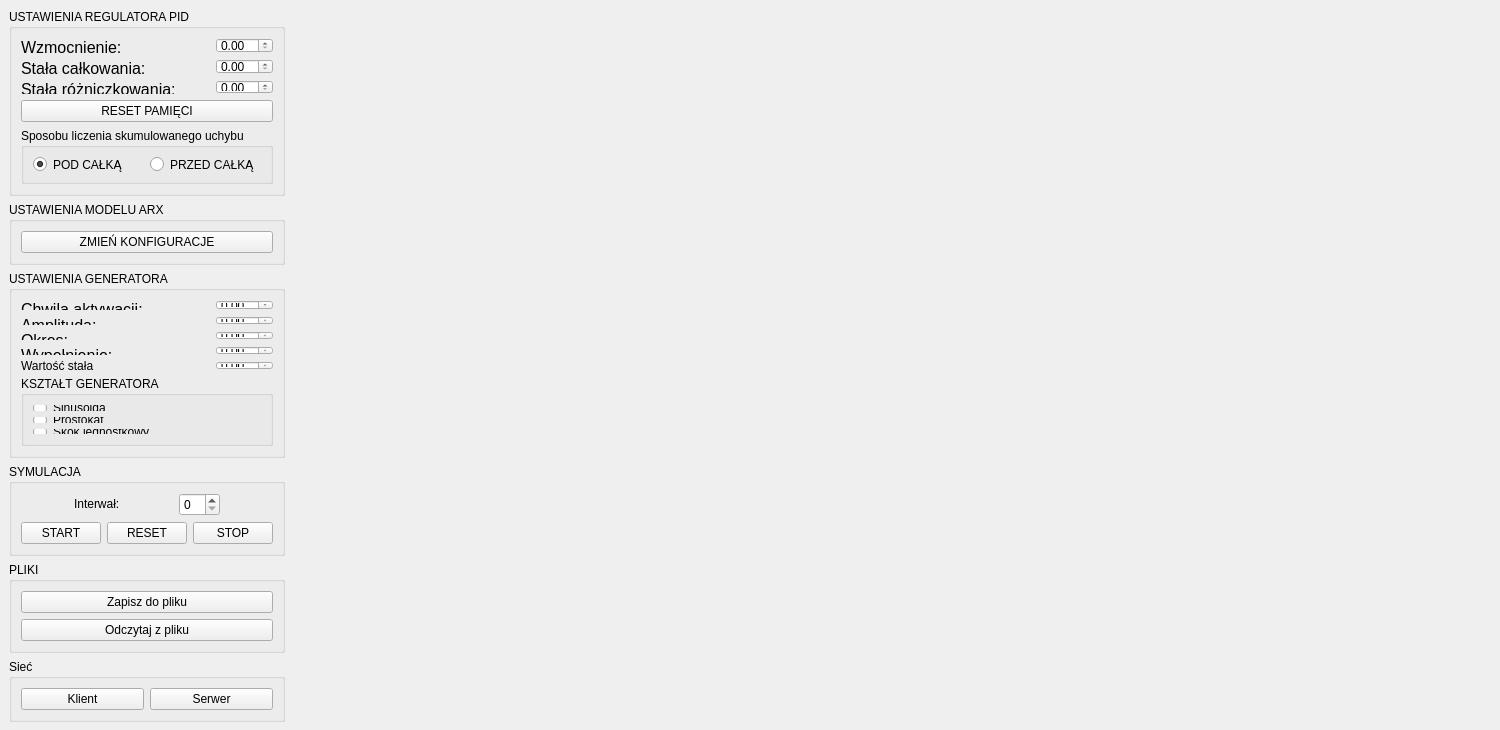
<?xml version="1.0" encoding="UTF-8"?>
<ui version="4.0">
 <class>MainWindow</class>
 <widget class="QMainWindow" name="MainWindow">
  <property name="windowModality">
   <enum>Qt::WindowModality::WindowModal</enum>
  </property>
  <property name="enabled">
   <bool>true</bool>
  </property>
  <property name="geometry">
   <rect>
    <x>0</x>
    <y>0</y>
    <width>1500</width>
    <height>730</height>
   </rect>
  </property>
  <property name="sizePolicy">
   <sizepolicy hsizetype="Fixed" vsizetype="Fixed">
    <horstretch>0</horstretch>
    <verstretch>0</verstretch>
   </sizepolicy>
  </property>
  <property name="minimumSize">
   <size>
    <width>1500</width>
    <height>730</height>
   </size>
  </property>
  <property name="windowTitle">
   <string>MainWindow</string>
  </property>
  <widget class="QWidget" name="centralwidget">
   <property name="minimumSize">
    <size>
     <width>1500</width>
     <height>730</height>
    </size>
   </property>
   <layout class="QGridLayout" name="gridLayout">
    <item row="0" column="0" rowspan="2">
     <layout class="QVBoxLayout" name="verticalLayout_2">
      <item>
       <widget class="QGroupBox" name="groupBox">
        <property name="sizePolicy">
         <sizepolicy hsizetype="Ignored" vsizetype="Maximum">
          <horstretch>0</horstretch>
          <verstretch>0</verstretch>
         </sizepolicy>
        </property>
        <property name="title">
         <string>USTAWIENIA REGULATORA PID</string>
        </property>
        <layout class="QVBoxLayout" name="verticalLayout_3">
         <item>
          <layout class="QGridLayout" name="gridLayout_3">
           <item row="0" column="0">
            <widget class="QLabel" name="wzmocnienie">
             <property name="styleSheet">
              <string notr="true">font: 15pt &quot;Calibri&quot;;
color: rgb(0, 0, 0);</string>
             </property>
             <property name="text">
              <string>&lt;html&gt;&lt;head/&gt;&lt;body&gt;&lt;p&gt;&lt;span style=&quot; font-size:12pt;&quot;&gt;Wzmocnienie:&lt;/span&gt;&lt;/p&gt;&lt;/body&gt;&lt;/html&gt;</string>
             </property>
            </widget>
           </item>
           <item row="2" column="0">
            <widget class="QLabel" name="rozniczkowanie">
             <property name="styleSheet">
              <string notr="true">font: 15pt &quot;Calibri&quot;;
color: rgb(0, 0, 0);</string>
             </property>
             <property name="text">
              <string>&lt;html&gt;&lt;head/&gt;&lt;body&gt;&lt;p&gt;&lt;span style=&quot; font-size:12pt;&quot;&gt;Stała różniczkowania:&lt;/span&gt;&lt;/p&gt;&lt;/body&gt;&lt;/html&gt;</string>
             </property>
            </widget>
           </item>
           <item row="1" column="0">
            <widget class="QLabel" name="calkowanie">
             <property name="styleSheet">
              <string notr="true">font: 15pt &quot;Calibri&quot;;
color: rgb(0, 0, 0);</string>
             </property>
             <property name="text">
              <string>&lt;html&gt;&lt;head/&gt;&lt;body&gt;&lt;p&gt;&lt;span style=&quot; font-size:12pt;&quot;&gt;Stała całkowania:&lt;/span&gt;&lt;/p&gt;&lt;/body&gt;&lt;/html&gt;</string>
             </property>
            </widget>
           </item>
           <item row="0" column="1">
            <widget class="QDoubleSpinBox" name="wzmocn">
             <property name="sizePolicy">
              <sizepolicy hsizetype="Maximum" vsizetype="Maximum">
               <horstretch>0</horstretch>
               <verstretch>0</verstretch>
              </sizepolicy>
             </property>
            </widget>
           </item>
           <item row="1" column="1">
            <widget class="QDoubleSpinBox" name="st_calk">
             <property name="sizePolicy">
              <sizepolicy hsizetype="Maximum" vsizetype="Maximum">
               <horstretch>0</horstretch>
               <verstretch>0</verstretch>
              </sizepolicy>
             </property>
            </widget>
           </item>
           <item row="2" column="1">
            <widget class="QDoubleSpinBox" name="st_rozn">
             <property name="sizePolicy">
              <sizepolicy hsizetype="Maximum" vsizetype="Maximum">
               <horstretch>0</horstretch>
               <verstretch>0</verstretch>
              </sizepolicy>
             </property>
            </widget>
           </item>
          </layout>
         </item>
         <item>
          <widget class="QPushButton" name="Reset_pid">
           <property name="text">
            <string>RESET PAMIĘCI</string>
           </property>
          </widget>
         </item>
         <item>
          <widget class="QGroupBox" name="groupBox_7">
           <property name="title">
            <string>Sposobu liczenia skumulowanego uchybu</string>
           </property>
           <layout class="QHBoxLayout" name="horizontalLayout">
            <item>
             <widget class="QRadioButton" name="Tryb_pod">
              <property name="text">
               <string>POD CAŁKĄ</string>
              </property>
              <property name="checked">
               <bool>true</bool>
              </property>
             </widget>
            </item>
            <item>
             <widget class="QRadioButton" name="Tryb_przed">
              <property name="text">
               <string>PRZED CAŁKĄ</string>
              </property>
             </widget>
            </item>
           </layout>
          </widget>
         </item>
        </layout>
       </widget>
      </item>
      <item>
       <widget class="QGroupBox" name="groupBox_4">
        <property name="sizePolicy">
         <sizepolicy hsizetype="Ignored" vsizetype="Maximum">
          <horstretch>0</horstretch>
          <verstretch>0</verstretch>
         </sizepolicy>
        </property>
        <property name="title">
         <string>USTAWIENIA MODELU ARX</string>
        </property>
        <layout class="QGridLayout" name="gridLayout_2">
         <item row="0" column="0">
          <widget class="QPushButton" name="Conf_Button">
           <property name="sizePolicy">
            <sizepolicy hsizetype="Minimum" vsizetype="Fixed">
             <horstretch>0</horstretch>
             <verstretch>0</verstretch>
            </sizepolicy>
           </property>
           <property name="styleSheet">
            <string notr="true">font: 11pt &quot;Calibri&quot;;
color: rgb(0, 0, 0);</string>
           </property>
           <property name="text">
            <string>ZMIEŃ KONFIGURACJE</string>
           </property>
          </widget>
         </item>
        </layout>
       </widget>
      </item>
      <item>
       <widget class="QGroupBox" name="groupBox_2">
        <property name="sizePolicy">
         <sizepolicy hsizetype="Ignored" vsizetype="Maximum">
          <horstretch>0</horstretch>
          <verstretch>0</verstretch>
         </sizepolicy>
        </property>
        <property name="title">
         <string>USTAWIENIA GENERATORA</string>
        </property>
        <layout class="QVBoxLayout" name="verticalLayout_4">
         <item>
          <layout class="QGridLayout" name="gridLayout_4">
           <item row="3" column="1">
            <widget class="QDoubleSpinBox" name="wej_p"/>
           </item>
           <item row="0" column="0">
            <widget class="QLabel" name="label">
             <property name="styleSheet">
              <string notr="true">font: 15pt &quot;Calibri&quot;;
color: rgb(0, 0, 0);</string>
             </property>
             <property name="text">
              <string>&lt;html&gt;&lt;head/&gt;&lt;body&gt;&lt;p&gt;&lt;span style=&quot; font-size:12pt;&quot;&gt;Chwila aktywacji:&lt;/span&gt;&lt;/p&gt;&lt;/body&gt;&lt;/html&gt;</string>
             </property>
            </widget>
           </item>
           <item row="0" column="1">
            <widget class="QDoubleSpinBox" name="wej_t">
             <property name="enabled">
              <bool>true</bool>
             </property>
             <property name="sizePolicy">
              <sizepolicy hsizetype="Maximum" vsizetype="Maximum">
               <horstretch>0</horstretch>
               <verstretch>0</verstretch>
              </sizepolicy>
             </property>
            </widget>
           </item>
           <item row="1" column="0">
            <widget class="QLabel" name="label_2">
             <property name="styleSheet">
              <string notr="true">font: 15pt &quot;Calibri&quot;;
color: rgb(0, 0, 0);</string>
             </property>
             <property name="text">
              <string>&lt;html&gt;&lt;head/&gt;&lt;body&gt;&lt;p&gt;&lt;span style=&quot; font-size:12pt;&quot;&gt;Amplituda:&lt;/span&gt;&lt;/p&gt;&lt;/body&gt;&lt;/html&gt;</string>
             </property>
            </widget>
           </item>
           <item row="1" column="1">
            <widget class="QDoubleSpinBox" name="wej_Amp"/>
           </item>
           <item row="2" column="1">
            <widget class="QDoubleSpinBox" name="wej_T"/>
           </item>
           <item row="3" column="0">
            <widget class="QLabel" name="label_4">
             <property name="styleSheet">
              <string notr="true">font: 15pt &quot;Calibri&quot;;
color: rgb(0, 0, 0);</string>
             </property>
             <property name="text">
              <string>&lt;html&gt;&lt;head/&gt;&lt;body&gt;&lt;p&gt;&lt;span style=&quot; font-size:12pt;&quot;&gt;Wypełnienie:&lt;/span&gt;&lt;/p&gt;&lt;/body&gt;&lt;/html&gt;</string>
             </property>
            </widget>
           </item>
           <item row="2" column="0">
            <widget class="QLabel" name="label_3">
             <property name="styleSheet">
              <string notr="true">font: 15pt &quot;Calibri&quot;;
color: rgb(0, 0, 0);</string>
             </property>
             <property name="text">
              <string>&lt;html&gt;&lt;head/&gt;&lt;body&gt;&lt;p&gt;&lt;span style=&quot; font-size:12pt;&quot;&gt;Okres:&lt;/span&gt;&lt;/p&gt;&lt;/body&gt;&lt;/html&gt;</string>
             </property>
            </widget>
           </item>
           <item row="4" column="0">
            <widget class="QLabel" name="label_5">
             <property name="styleSheet">
              <string notr="true">font: 12pt &quot;Calibri&quot;;
color: rgb(0, 0, 0);</string>
             </property>
             <property name="text">
              <string>Wartość stała</string>
             </property>
            </widget>
           </item>
           <item row="4" column="1">
            <widget class="QDoubleSpinBox" name="war_stala"/>
           </item>
          </layout>
         </item>
         <item>
          <widget class="QGroupBox" name="groupBox_3">
           <property name="title">
            <string>KSZTAŁT GENERATORA</string>
           </property>
           <layout class="QVBoxLayout" name="verticalLayout_6">
            <item>
             <widget class="QRadioButton" name="sin">
              <property name="cursor">
               <cursorShape>PointingHandCursor</cursorShape>
              </property>
              <property name="styleSheet">
               <string notr="true">font: 12pt &quot;Calibri&quot;;
color: rgb(0, 0, 0);
</string>
              </property>
              <property name="text">
               <string>Sinusoida</string>
              </property>
             </widget>
            </item>
            <item>
             <widget class="QRadioButton" name="prost">
              <property name="cursor">
               <cursorShape>PointingHandCursor</cursorShape>
              </property>
              <property name="styleSheet">
               <string notr="true">font: 11pt &quot;Calibri&quot;;
color: rgb(0, 0, 0);
</string>
              </property>
              <property name="text">
               <string>Prostokąt</string>
              </property>
             </widget>
            </item>
            <item>
             <widget class="QRadioButton" name="skok">
              <property name="cursor">
               <cursorShape>PointingHandCursor</cursorShape>
              </property>
              <property name="styleSheet">
               <string notr="true">font: 11pt &quot;Calibri&quot;;
color: rgb(0, 0, 0);
</string>
              </property>
              <property name="text">
               <string>Skok jednostkowy</string>
              </property>
             </widget>
            </item>
           </layout>
          </widget>
         </item>
        </layout>
       </widget>
      </item>
      <item>
       <widget class="QGroupBox" name="groupBox_5">
        <property name="sizePolicy">
         <sizepolicy hsizetype="Maximum" vsizetype="Maximum">
          <horstretch>0</horstretch>
          <verstretch>0</verstretch>
         </sizepolicy>
        </property>
        <property name="title">
         <string>SYMULACJA</string>
        </property>
        <layout class="QVBoxLayout" name="verticalLayout_7">
         <item>
          <layout class="QHBoxLayout" name="horizontalLayout_2">
           <item>
            <widget class="QLabel" name="label_7">
             <property name="sizePolicy">
              <sizepolicy hsizetype="Maximum" vsizetype="Maximum">
               <horstretch>0</horstretch>
               <verstretch>0</verstretch>
              </sizepolicy>
             </property>
             <property name="styleSheet">
              <string notr="true">font: 11pt &quot;Calibri&quot;;
color: rgb(0, 0, 0);
</string>
             </property>
             <property name="text">
              <string>Interwał:</string>
             </property>
            </widget>
           </item>
           <item>
            <widget class="QSpinBox" name="interval">
             <property name="sizePolicy">
              <sizepolicy hsizetype="Maximum" vsizetype="Maximum">
               <horstretch>0</horstretch>
               <verstretch>0</verstretch>
              </sizepolicy>
             </property>
            </widget>
           </item>
          </layout>
         </item>
         <item>
          <layout class="QHBoxLayout" name="Buttons_layout">
           <item>
            <widget class="QPushButton" name="Start_Button">
             <property name="sizePolicy">
              <sizepolicy hsizetype="Maximum" vsizetype="Maximum">
               <horstretch>0</horstretch>
               <verstretch>0</verstretch>
              </sizepolicy>
             </property>
             <property name="cursor">
              <cursorShape>PointingHandCursor</cursorShape>
             </property>
             <property name="styleSheet">
              <string notr="true">font: 11pt &quot;Calibri&quot;;
color: rgb(0, 0, 0);
</string>
             </property>
             <property name="text">
              <string>START</string>
             </property>
            </widget>
           </item>
           <item>
            <widget class="QPushButton" name="Reset_Button">
             <property name="enabled">
              <bool>true</bool>
             </property>
             <property name="sizePolicy">
              <sizepolicy hsizetype="Maximum" vsizetype="Maximum">
               <horstretch>0</horstretch>
               <verstretch>0</verstretch>
              </sizepolicy>
             </property>
             <property name="cursor">
              <cursorShape>PointingHandCursor</cursorShape>
             </property>
             <property name="styleSheet">
              <string notr="true">font: 11pt &quot;Calibri&quot;;
color: rgb(0, 0, 0);
</string>
             </property>
             <property name="text">
              <string>RESET</string>
             </property>
            </widget>
           </item>
           <item>
            <widget class="QPushButton" name="Stop_Button">
             <property name="enabled">
              <bool>true</bool>
             </property>
             <property name="sizePolicy">
              <sizepolicy hsizetype="Maximum" vsizetype="Maximum">
               <horstretch>0</horstretch>
               <verstretch>0</verstretch>
              </sizepolicy>
             </property>
             <property name="cursor">
              <cursorShape>PointingHandCursor</cursorShape>
             </property>
             <property name="styleSheet">
              <string notr="true">font: 11pt &quot;Calibri&quot;;
color: rgb(0, 0, 0);
</string>
             </property>
             <property name="text">
              <string>STOP</string>
             </property>
            </widget>
           </item>
          </layout>
         </item>
        </layout>
       </widget>
      </item>
      <item>
       <widget class="QGroupBox" name="groupBox_6">
        <property name="sizePolicy">
         <sizepolicy hsizetype="Ignored" vsizetype="Maximum">
          <horstretch>0</horstretch>
          <verstretch>0</verstretch>
         </sizepolicy>
        </property>
        <property name="title">
         <string>PLIKI</string>
        </property>
        <layout class="QVBoxLayout" name="verticalLayout_5">
         <item>
          <widget class="QPushButton" name="saveButton">
           <property name="styleSheet">
            <string notr="true">font: 11pt &quot;Calibri&quot;;
color: rgb(0, 0, 0);
</string>
           </property>
           <property name="text">
            <string>Zapisz do pliku</string>
           </property>
          </widget>
         </item>
         <item>
          <widget class="QPushButton" name="readButton">
           <property name="styleSheet">
            <string notr="true">font: 11pt &quot;Calibri&quot;;
color: rgb(0, 0, 0);
</string>
           </property>
           <property name="text">
            <string>Odczytaj z pliku</string>
           </property>
          </widget>
         </item>
        </layout>
       </widget>
      </item>
      <item>
       <widget class="QGroupBox" name="groupBox_8">
        <property name="title">
         <string>Sieć</string>
        </property>
        <layout class="QHBoxLayout" name="horizontalLayout_3">
         <item>
          <widget class="QPushButton" name="pushButtonKlient">
           <property name="text">
            <string>Klient</string>
           </property>
          </widget>
         </item>
         <item>
          <widget class="QPushButton" name="pushButtonSerwer">
           <property name="text">
            <string>Serwer</string>
           </property>
          </widget>
         </item>
        </layout>
       </widget>
      </item>
     </layout>
    </item>
    <item row="0" column="1" colspan="2">
     <widget class="QWidget" name="widget1" native="true">
      <property name="sizePolicy">
       <sizepolicy hsizetype="Expanding" vsizetype="Expanding">
        <horstretch>0</horstretch>
        <verstretch>0</verstretch>
       </sizepolicy>
      </property>
      <property name="minimumSize">
       <size>
        <width>1000</width>
        <height>300</height>
       </size>
      </property>
      <property name="whatsThis">
       <string>&lt;html&gt;&lt;head/&gt;&lt;body&gt;&lt;p&gt;&lt;br/&gt;&lt;/p&gt;&lt;/body&gt;&lt;/html&gt;</string>
      </property>
     </widget>
    </item>
    <item row="1" column="2">
     <widget class="QWidget" name="widget3" native="true">
      <property name="sizePolicy">
       <sizepolicy hsizetype="Expanding" vsizetype="Expanding">
        <horstretch>0</horstretch>
        <verstretch>0</verstretch>
       </sizepolicy>
      </property>
      <property name="minimumSize">
       <size>
        <width>500</width>
        <height>300</height>
       </size>
      </property>
     </widget>
    </item>
    <item row="1" column="1">
     <widget class="QWidget" name="widget2" native="true">
      <property name="sizePolicy">
       <sizepolicy hsizetype="Expanding" vsizetype="Expanding">
        <horstretch>0</horstretch>
        <verstretch>0</verstretch>
       </sizepolicy>
      </property>
      <property name="minimumSize">
       <size>
        <width>500</width>
        <height>300</height>
       </size>
      </property>
     </widget>
    </item>
   </layout>
  </widget>
 </widget>
 <resources/>
 <connections>
  <connection>
   <sender>skok</sender>
   <signal>clicked(bool)</signal>
   <receiver>wej_t</receiver>
   <slot>setEnabled(bool)</slot>
   <hints>
    <hint type="sourcelabel">
     <x>267</x>
     <y>436</y>
    </hint>
    <hint type="destinationlabel">
     <x>280</x>
     <y>328</y>
    </hint>
   </hints>
  </connection>
  <connection>
   <sender>skok</sender>
   <signal>clicked(bool)</signal>
   <receiver>wej_Amp</receiver>
   <slot>setDisabled(bool)</slot>
   <hints>
    <hint type="sourcelabel">
     <x>267</x>
     <y>436</y>
    </hint>
    <hint type="destinationlabel">
     <x>280</x>
     <y>341</y>
    </hint>
   </hints>
  </connection>
  <connection>
   <sender>skok</sender>
   <signal>clicked(bool)</signal>
   <receiver>wej_T</receiver>
   <slot>setDisabled(bool)</slot>
   <hints>
    <hint type="sourcelabel">
     <x>267</x>
     <y>436</y>
    </hint>
    <hint type="destinationlabel">
     <x>280</x>
     <y>354</y>
    </hint>
   </hints>
  </connection>
  <connection>
   <sender>skok</sender>
   <signal>clicked(bool)</signal>
   <receiver>wej_p</receiver>
   <slot>setDisabled(bool)</slot>
   <hints>
    <hint type="sourcelabel">
     <x>267</x>
     <y>436</y>
    </hint>
    <hint type="destinationlabel">
     <x>280</x>
     <y>367</y>
    </hint>
   </hints>
  </connection>
  <connection>
   <sender>sin</sender>
   <signal>clicked(bool)</signal>
   <receiver>wej_t</receiver>
   <slot>setDisabled(bool)</slot>
   <hints>
    <hint type="sourcelabel">
     <x>108</x>
     <y>425</y>
    </hint>
    <hint type="destinationlabel">
     <x>280</x>
     <y>328</y>
    </hint>
   </hints>
  </connection>
  <connection>
   <sender>sin</sender>
   <signal>clicked(bool)</signal>
   <receiver>wej_Amp</receiver>
   <slot>setEnabled(bool)</slot>
   <hints>
    <hint type="sourcelabel">
     <x>150</x>
     <y>425</y>
    </hint>
    <hint type="destinationlabel">
     <x>280</x>
     <y>341</y>
    </hint>
   </hints>
  </connection>
  <connection>
   <sender>sin</sender>
   <signal>clicked(bool)</signal>
   <receiver>wej_T</receiver>
   <slot>setEnabled(bool)</slot>
   <hints>
    <hint type="sourcelabel">
     <x>173</x>
     <y>425</y>
    </hint>
    <hint type="destinationlabel">
     <x>280</x>
     <y>354</y>
    </hint>
   </hints>
  </connection>
  <connection>
   <sender>sin</sender>
   <signal>clicked(bool)</signal>
   <receiver>wej_p</receiver>
   <slot>setDisabled(bool)</slot>
   <hints>
    <hint type="sourcelabel">
     <x>133</x>
     <y>425</y>
    </hint>
    <hint type="destinationlabel">
     <x>280</x>
     <y>367</y>
    </hint>
   </hints>
  </connection>
  <connection>
   <sender>prost</sender>
   <signal>clicked(bool)</signal>
   <receiver>wej_t</receiver>
   <slot>setDisabled(bool)</slot>
   <hints>
    <hint type="sourcelabel">
     <x>234</x>
     <y>431</y>
    </hint>
    <hint type="destinationlabel">
     <x>280</x>
     <y>328</y>
    </hint>
   </hints>
  </connection>
  <connection>
   <sender>prost</sender>
   <signal>clicked(bool)</signal>
   <receiver>wej_Amp</receiver>
   <slot>setEnabled(bool)</slot>
   <hints>
    <hint type="sourcelabel">
     <x>267</x>
     <y>431</y>
    </hint>
    <hint type="destinationlabel">
     <x>280</x>
     <y>341</y>
    </hint>
   </hints>
  </connection>
  <connection>
   <sender>prost</sender>
   <signal>clicked(bool)</signal>
   <receiver>wej_T</receiver>
   <slot>setEnabled(bool)</slot>
   <hints>
    <hint type="sourcelabel">
     <x>267</x>
     <y>431</y>
    </hint>
    <hint type="destinationlabel">
     <x>280</x>
     <y>354</y>
    </hint>
   </hints>
  </connection>
  <connection>
   <sender>prost</sender>
   <signal>clicked(bool)</signal>
   <receiver>wej_p</receiver>
   <slot>setEnabled(bool)</slot>
   <hints>
    <hint type="sourcelabel">
     <x>261</x>
     <y>431</y>
    </hint>
    <hint type="destinationlabel">
     <x>280</x>
     <y>367</y>
    </hint>
   </hints>
  </connection>
 </connections>
</ui>
